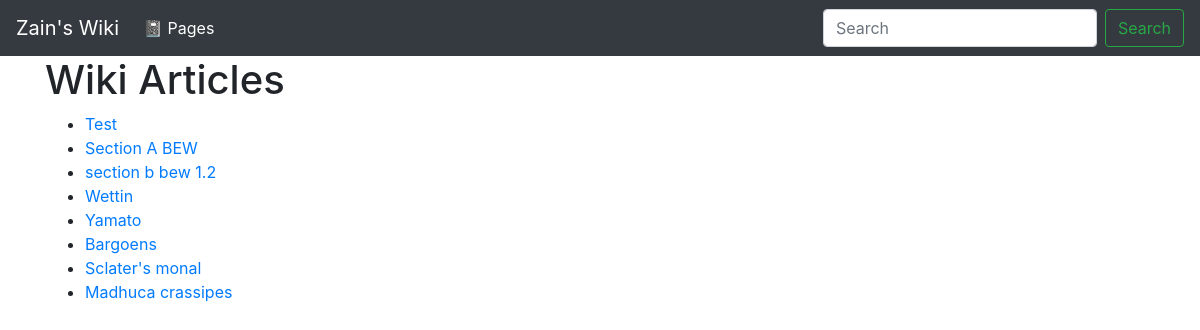
The page / on the database its author committed.
### wiki/models.py (models this page shows, shortened)
class Page(models.Model):
    title = models.CharField(max_length=settings.WIKI_PAGE_TITLE_MAX_LENGTH,
                             unique=True,
                             help_text="Title of your page.")
    author = models.ForeignKey(User, on_delete=models.PROTECT,
                               help_text="The user that posted this article.")
    slug = models.CharField(max_length=settings.WIKI_PAGE_TITLE_MAX_LENGTH,
                            blank=True, editable=True,
                            help_text=(
                                "Unique URL path to access this page. " +
                                "Generated by the system."))
    content = models.TextField(
        help_text="Write the content of your page here.")
    created = models.DateTimeField(auto_now_add=True,
                                   help_text=(
                                    "The date and time this page was created."
                                    + " Automatically generated when the " +
                                    "model saves."))
    modified = models.DateTimeField(auto_now=True,
                                    help_text=(
                                        "The date and time this page was " +
                                        " updated. Automatically generated " +
                                        " when the model updates."))

### wiki/views.py (the view)
# urls.py: path('', PageList.as_view(), name='wiki-list-page'),
class PageList(ListView):
    model = Page
    template_name = 'wiki/list.html'
    context_object_name = 'pages'

### wiki/templates/wiki/list.html
{% extends "base.html" %}
{% block content %}
<h1>Wiki Articles</h1>
<ul>
    {% for page in pages %}
    <li><a href="{{ page.slug }}">{{ page.title }}</a></li>
    {% empty %}
    <li>No pages yet.</li>
    {% endfor %}
</ul>
{% endblock %}

### rows shown on the page
Page: title "Test"
Page: title "Section A BEW"
Page: title "section b bew 1.2"
Page: title "Wettin"
Page: title "Yamato"
Page: title "Bargoens"
Page: title "Sclater's monal"
Page: title "Madhuca crassipes"
